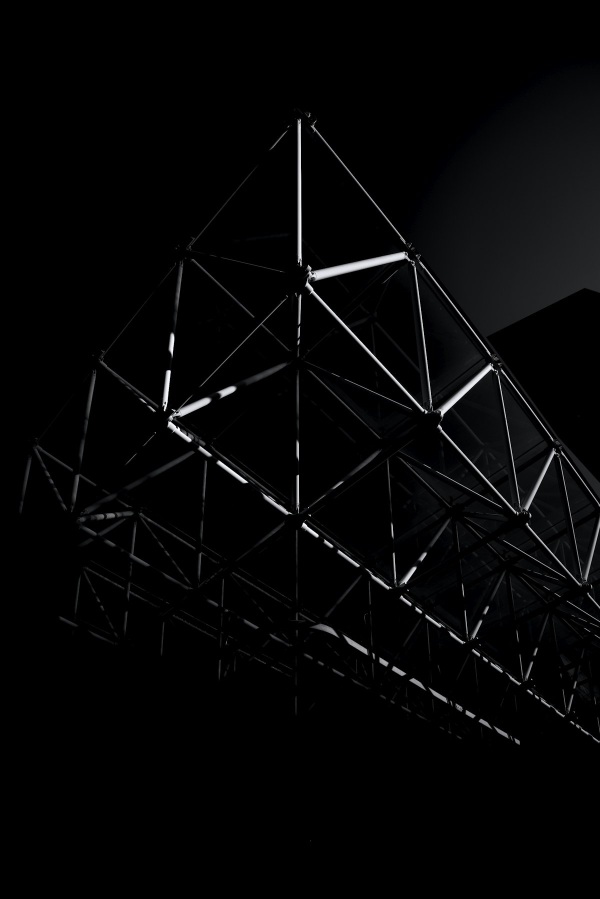
#> input picture prudvi(construction)/uploads/images/site_brickwork_real.jpg, 1200 x 1798 px (shown at 1/2 size)
$ python fetch_real_media.py
#> lines starting #> are read from the running program, lines starting #| are printed output that depends on the picture
### prudvi(construction)/config.py
"""
BuildVerse AI - Global Configuration File
Defines paths, database configurations, theme tokens, and default parameters.
"""

import os
from pathlib import Path

# Base Paths
BASE_DIR = Path(__file__).resolve().parent
UPLOADS_DIR = BASE_DIR / "uploads"
UPLOADS_IMAGES = UPLOADS_DIR / "images"
UPLOADS_VIDEOS = UPLOADS_DIR / "videos"
UPLOADS_DRONE = UPLOADS_DIR / "drone"
UPLOADS_REPORTS = UPLOADS_DIR / "reports"
UPLOADS_FLOORPLANS = UPLOADS_DIR / "floorplans"
UPLOADS_2D = UPLOADS_DIR / "2d" # 2D Architectural Blueprints directory
ASSETS_DIR = BASE_DIR / "assets"
MODELS_DIR = BASE_DIR / "models"
DATABASE_DIR = BASE_DIR / "database"
DB_PATH = DATABASE_DIR / "buildverse.db"

# Create directories if they don't exist
for folder in [
    UPLOADS_DIR, UPLOADS_IMAGES, UPLOADS_VIDEOS, UPLOADS_DRONE,
    UPLOADS_REPORTS, UPLOADS_FLOORPLANS, UPLOADS_2D, ASSETS_DIR, MODELS_DIR, DATABASE_DIR
]:
    folder.mkdir(parents=True, exist_ok=True)

# Theme Configuration (Strictly White BG, Cyan Primary, Semi-Cyan Secondary, Black Text)
THEME = {
    "bg_color": "#FFFFFF",
    "card_bg": "#F8FAFC",
    "primary_cyan": "#0891B2",      # Rich Vibrant Cyan
    "secondary_cyan": "#06B6D4",    # Lighter Cyan
    "semi_cyan": "#E0F2FE",         # Translucent/Pastel Cyan Accent
    "light_cyan_border": "#BAE6FD", # Soft border
    "text_dark": "#0F172A",         # Crisp dark text for max readability
    "text_muted": "#475569",        # Muted subtext
    "accent_green": "#10B981",      # On-schedule status
    "accent_amber": "#F59E0B",      # Minor delay
    "accent_red": "#EF4444",        # Critical delay
}

# Application Metadata
APP_NAME = "BuildVerse AI"
APP_TAGLINE = "Intelligent AI-Powered Digital Twin & Construction Site Platform"
VERSION = "1.0.0"

# Standard Construction Phases
CONSTRUCTION_PHASES = [
    {"name": "Foundation", "weight": 0.10, "color": "#0891B2"},
    {"name": "Columns", "weight": 0.08, "color": "#0284C7"},
    {"name": "Beams", "weight": 0.08, "color": "#0369A1"},
    {"name": "Slab", "weight": 0.12, "color": "#075985"},
    {"name": "Brick Work", "weight": 0.12, "color": "#0D9488"},
    {"name": "Plastering", "weight": 0.08, "color": "#14B8A6"},
    {"name": "Electrical", "weight": 0.08, "color": "#06B6D4"},
    {"name": "Plumbing", "weight": 0.08, "color": "#38BDF8"},
    {"name": "Flooring", "weight": 0.08, "color": "#7DD3FC"},
    {"name": "Painting", "weight": 0.06, "color": "#22D3EE"},
    {"name": "Interior", "weight": 0.07, "color": "#67E8F9"},
    {"name": "Finishing", "weight": 0.05, "color": "#A5F3FC"}
]

### prudvi(construction)/scripts/fetch_real_media.py
"""
Fetch and process real photorealistic construction site images and cinematic MP4 videos into uploads/
"""

import os
import ssl
import urllib.request
import cv2
import numpy as np
from pathlib import Path
from config import UPLOADS_IMAGES, UPLOADS_VIDEOS, UPLOADS_DRONE

# Real high-resolution public domain / Unsplash construction stock image URLs
REAL_IMAGE_URLS = {
    "site_brickwork_real.jpg": "https://images.unsplash.com/photo-1590069261209-f8e9b8642343?q=80&w=1200&auto=format&fit=crop",
    "site_foundation_real.jpg": "https://images.unsplash.com/photo-1541888946425-d0fbb186a5b7?q=80&w=1200&auto=format&fit=crop",
    "site_framing_real.jpg": "https://images.unsplash.com/photo-1503387762-592deb58ef4e?q=80&w=1200&auto=format&fit=crop",
    "site_workers_real.jpg": "https://images.unsplash.com/photo-1504307651254-35680f356dfd?q=80&w=1200&auto=format&fit=crop",
    "drone_aerial_real.jpg": "https://images.unsplash.com/photo-1581094794329-c8112a89af12?q=80&w=1200&auto=format&fit=crop"
}

def download_real_images():
    """Downloads real high-resolution construction site photographs."""
    headers = {"User-Agent": "Mozilla/5.0 (Windows NT 10.0; Win64; x64)"}
    ctx = ssl._create_unverified_context()

    print("Downloading real construction photographs...")
    for filename, url in REAL_IMAGE_URLS.items():
        try:
            target_path = UPLOADS_IMAGES / filename if "drone" not in filename else UPLOADS_DRONE / filename
            req = urllib.request.Request(url, headers=headers)
            with urllib.request.urlopen(req, context=ctx, timeout=15) as response, open(target_path, "wb") as out_file:
                out_file.write(response.read())
            print(f"  [OK] Downloaded: {filename}")
        except Exception as e:
            print(f"  [FAIL] Could not download {filename}: {e}")
#> (the call stopped at in download_real_images, `with urllib.request.urlopen(req, context=ctx, timeout=15) as response,..`: the network is not available in this run)

def create_cinematic_construction_video(image_path: Path, output_video_path: Path, title: str, num_seconds: int = 4):
    """Creates a smooth cinematic pan/zoom MP4 video from a photorealistic construction image."""
#> called with title = 'BRICKWORK WALKTHROUGH', num_seconds = 4
    img = cv2.imread(str(image_path))
#> img is the input picture: shape (1798, 1200, 3); mean B, G, R 5.9, 5.5, 5.4
    if img is None:
        return

    img_h, img_w, _ = img.shape
#> img_h = 1798; img_w = 1200
    target_w, target_h = 1280, 720
    fps = 30
    total_frames = fps * num_seconds

    fourcc = cv2.VideoWriter_fourcc(*'mp4v')
    out = cv2.VideoWriter(str(output_video_path), fourcc, float(fps), (target_w, target_h))

    for i in range(total_frames):
        progress = i / float(total_frames)
        zoom_factor = 1.0 + progress * 0.15 # Smooth zoom effect

        crop_w = int(img_w / zoom_factor)
        crop_h = int(img_h / zoom_factor)

        start_x = int((img_w - crop_w) * (0.2 + progress * 0.6))
        start_y = int((img_h - crop_h) * (0.2 + progress * 0.6))

        start_x = max(0, min(start_x, img_w - crop_w))
        start_y = max(0, min(start_y, img_h - crop_h))

        cropped = img[start_y:start_y+crop_h, start_x:start_x+crop_w]
        frame = cv2.resize(cropped, (target_w, target_h), interpolation=cv2.INTER_LINEAR)

        # Site Inspection HUD Overlay
        cv2.rectangle(frame, (30, 30), (520, 80), (15, 23, 42), -1)
        cv2.rectangle(frame, (30, 30), (520, 80), (8, 145, 178), 2)
        cv2.putText(frame, f"REAL SITE FOOTAGE - {title}", (45, 60), cv2.FONT_HERSHEY_SIMPLEX, 0.65, (224, 242, 254), 2)

        out.write(frame)
#> this loop made 120 passes
#> pass 1, in create_cinematic_construction_video, `frame = cv2.resize(cropped, (target_w, target_h), interpolation=cv2.IN..`:
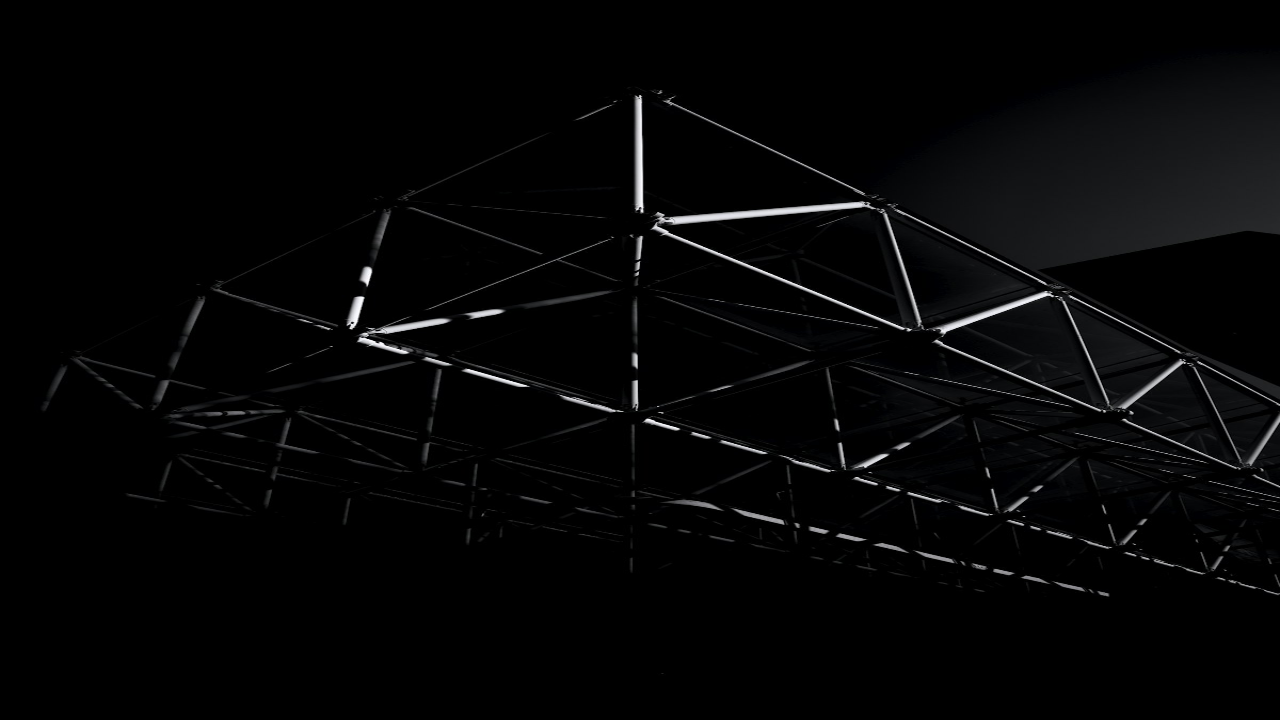
#> frame: shape (720, 1280, 3); mean B, G, R 5.9, 5.5, 5.3
#> after the loop:
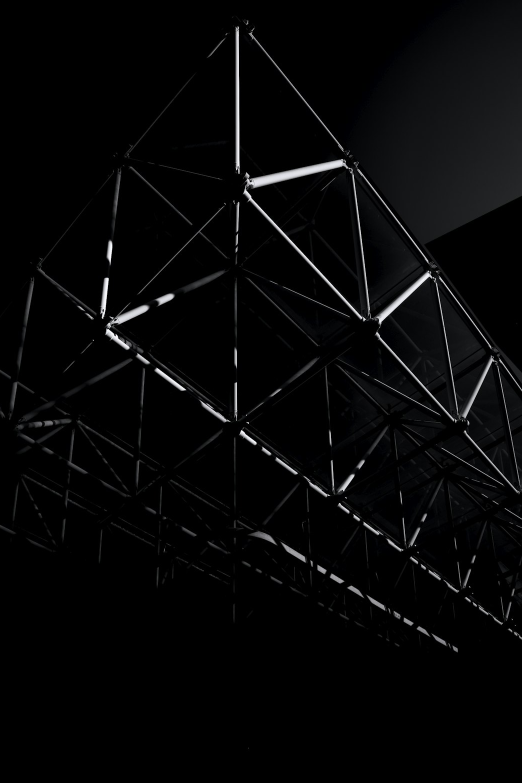
#> cropped: shape (1565, 1044, 3) (shown at 1/2 size); mean B, G, R 7.3, 6.8, 6.6
#> after the loop:
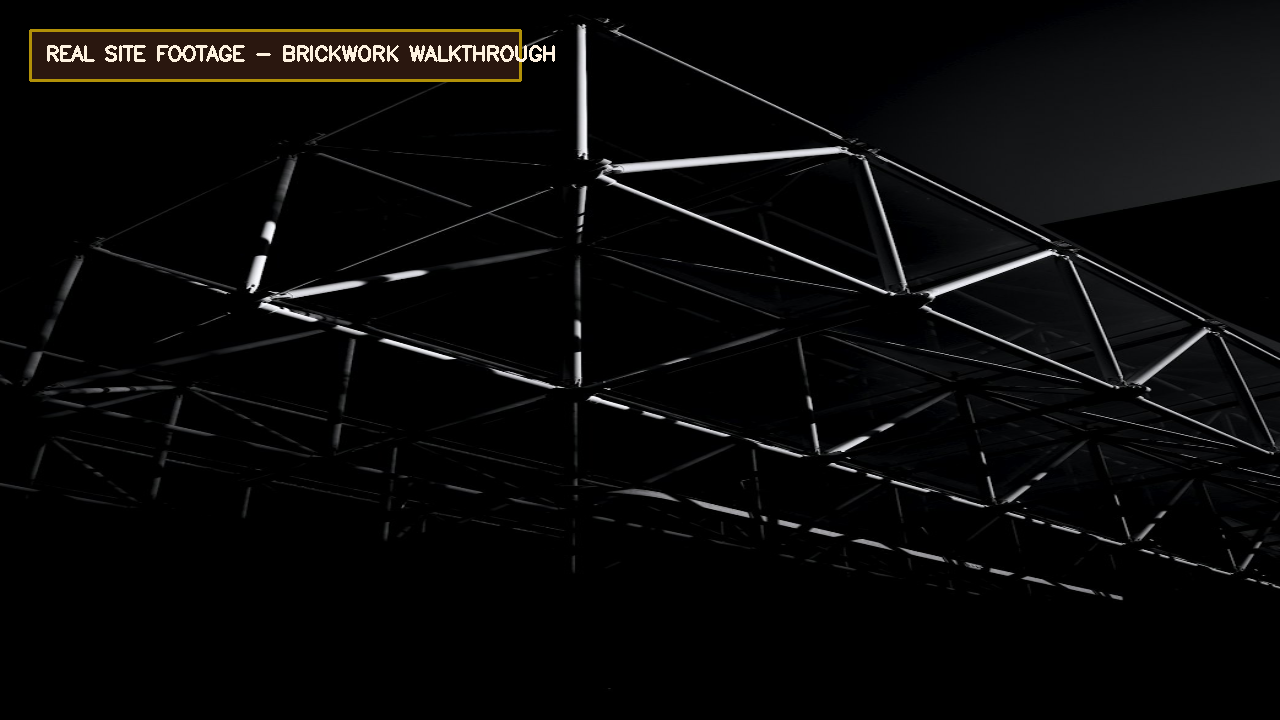
#> frame: shape (720, 1280, 3); mean B, G, R 8.5, 8.8, 9.2

    out.release()
    print(f"  [OK] Cinematic Video Created: {output_video_path.name}")

def main():
    download_real_images()

    brick_img = UPLOADS_IMAGES / "site_brickwork_real.jpg"
    drone_img = UPLOADS_DRONE / "drone_aerial_real.jpg"
    foundation_img = UPLOADS_IMAGES / "site_foundation_real.jpg"

    if brick_img.exists():
        create_cinematic_construction_video(brick_img, UPLOADS_VIDEOS / "real_site_brickwork_walkthrough.mp4", "BRICKWORK WALKTHROUGH")

    if foundation_img.exists():
        create_cinematic_construction_video(foundation_img, UPLOADS_VIDEOS / "real_site_foundation_walkthrough.mp4", "FOUNDATION INSPECTION")

    if drone_img.exists():
        create_cinematic_construction_video(drone_img, UPLOADS_DRONE / "real_drone_aerial_survey.mp4", "AERIAL DRONE SURVEY")

if __name__ == "__main__":
    main()
